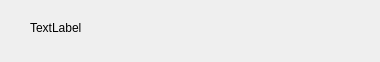
<?xml version="1.0" encoding="UTF-8"?>
<ui version="4.0">
 <class>FormTimer</class>
 <widget class="QWidget" name="FormTimer">
  <property name="geometry">
   <rect>
    <x>0</x>
    <y>0</y>
    <width>380</width>
    <height>62</height>
   </rect>
  </property>
  <property name="windowTitle">
   <string>Form</string>
  </property>
  <widget class="QLabel" name="m_timeLabel">
   <property name="geometry">
    <rect>
     <x>30</x>
     <y>20</y>
     <width>311</width>
     <height>16</height>
    </rect>
   </property>
   <property name="text">
    <string>TextLabel</string>
   </property>
  </widget>
 </widget>
 <resources/>
 <connections/>
</ui>
